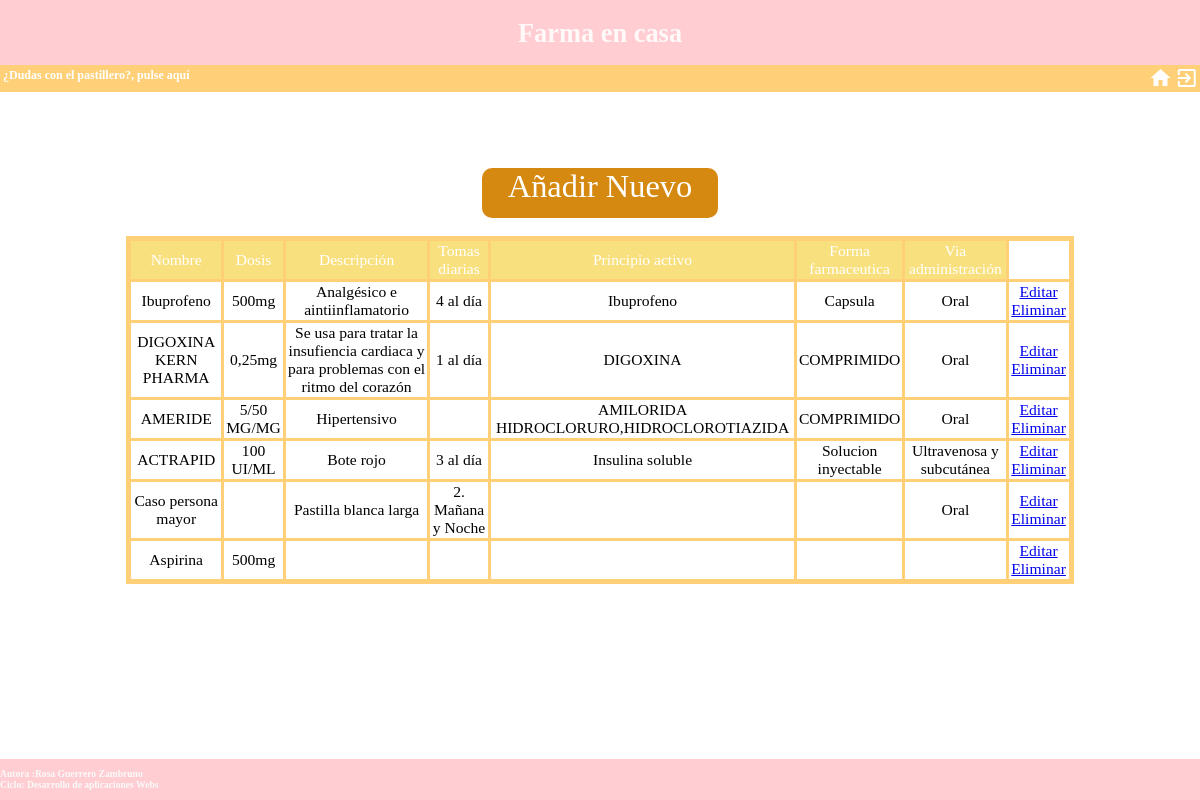
Screenshot of /pastillero/busqueda_db.php (signed in) with the database file from the repository.
### tables this page shows
CREATE TABLE `pillbox` (
  `id` int(11) NOT NULL,
  `usuario_id` int(11) DEFAULT NULL,
  `nombre` varchar(100) NOT NULL,
  `dosis` varchar(20) DEFAULT NULL,
  `descripcion` varchar(255) DEFAULT NULL,
  `tomas_diarias` varchar(30) DEFAULT NULL,
  `principio_activo` varchar(50) DEFAULT NULL,
  `forma_farmaceutica` varchar(50) DEFAULT NULL,
  `via_administracion` varchar(50) DEFAULT NULL
);

### pastillero/busqueda_db.php (the view, shortened to what this page needs)
    <?php
    if (isset($_SESSION['user_id'])) {
        $user_id = $_SESSION['user_id'];
    } else {
    }
    ?>
<!DOCTYPE html>
<html>
    <head>
        <link rel="stylesheet" href="../assets/css/busqueda.css">
    </head>
    <body>
    <titulo>
    <div class="contenedor-titulo">
       <h1 class="titulo1">Farma en casa</h1>
    </div>
    <div class="banda-color">
    <a href="../logout.php"><i class="material-icons">exit_to_app</i></a>
    <a href="../home.php"><i class="material-icons">home</i></a>
    <a class='infopasti' href="./infoPastillero.php"> ¿Dudas con el pastillero?, pulse aquí</a>
    </div>
  </titulo>
        <center>
            <br>
            <div class="anadirPastilla">
                    <a href="nuevo.php">Añadir Nuevo</a>
            </div>
            <br>
            <div class="tablaPastillero">
                    <table border="1" >
                        <tr class="tr1">
                            <td>Nombre</td>
                            <td>Dosis</td>
                            <td>Descripción</td>
                            <td>Tomas diarias</td>
                            <td>Principio activo</td>
                            <td>Forma farmaceutica</td>
                            <td>Via administración</td>
                        </tr>
                        <?php
                            $cnx = mysqli_connect("localhost", "root", "", "trabajofingrado");
                            $sql = "SELECT * FROM pillbox WHERE usuario_id = '$user_id'";
                            $rta = mysqli_query($cnx, $sql);
                            while ($mostrar = mysqli_fetch_row($rta)) {
                        ?>
                            <tr>
                                <td><?php echo $mostrar[2] ?></td>
                                <td><?php echo $mostrar[3] ?></td>
                                <td><?php echo $mostrar[4] ?></td>
                                <td><?php echo $mostrar[5] ?></td>
                                <td><?php echo $mostrar[6] ?></td>
                                <td><?php echo $mostrar[7] ?></td>
                                <td><?php echo $mostrar[8] ?></td>
                                <td>
                                    <a href="editar.php?
                                    id=<?php echo $mostrar[0] ?> &
                                    nombre=<?php echo $mostrar[2] ?> &
                                    dosis=<?php echo $mostrar[3] ?> &
                                    descr=<?php echo $mostrar[4] ?> &
                                    tomas=<?php echo $mostrar[5] ?> &
                                    ppio_activo=<?php echo $mostrar[6] ?> &
                                    forma=<?php echo $mostrar[7] ?> &
                                    via=<?php echo $mostrar[8] ?> &
                                    ">Editar</a>
                                    <a href="delete.php? id=<?php echo $mostrar[0] ?>">Eliminar</a>
                                </td>
                            </tr>
                            <?php
                            }
                            ?>
                    </table>
            </div>
        </center>
        <footer>
            <p class="authorInfo">Autora :Rosa Guerrero Zambruno<br>Ciclo: Desarrollo de aplicaciones Webs</p>
        </footer>
    </body>
</html>

### assets/css/busqueda.css (style rules this page uses)
titulo { background-color: #FFCDD2; color: rgb(255, 249, 249); font-size: 1.1vw; font-family: RoxboroughCF; font-weight: bold; position: fixed; top: 0; left: 0; width: 100%; height: fit-content; }
.contenedor-titulo { display: flex; justify-content: center; align-items:flex-start; height: 65px; }
.titulo1 { text-align: center; }
.banda-color { background-color: #FFD077; margin-top: 0px; height: 27px; text-align: right; }
footer { background-color: #FFCDD2; color: hsl(0, 0%, 98%); font-size: 0.8vw; font-weight: bold; position: fixed; bottom:0; left:0; width: 100%; height: fit-content; }
center { margin-top: 150px; margin-bottom: 200px; }
.material-icons { float: right; color: white; text-decoration: none; padding: 0.1%; }
.tablaPastillero table { width: 80%; border-collapse: collapse; border:#FFD077 5px solid; }
.tablaPastillero td { border:#FFD077 3px solid; }
.anadirPastilla { background-color: #D68910; width: 20%; border-radius: 10px 10px 10px 10px; height: 50px; }
.anadirPastilla a { font-size: 2.7vw; color: white; text-decoration: none; }
.tr1 { background-color: #f9e07f; color: white; }
.infopasti { float: left; font-size: 1vw; text-decoration: none; color: white; margin-top: 2.7px; margin-left: 3px; }

### rows the page displays
pillbox: nombre "Ibuprofeno", dosis "500mg", descripcion "Analgésico e aintiinflamatorio", tomas_diarias "4 al día", principio_activo "Ibuprofeno", forma_farmaceutica "Capsula", via_administracion "Oral"
pillbox: nombre "DIGOXINA KERN PHARMA", dosis "0,25mg", descripcion "Se usa para tratar la insufiencia cardiaca y para problemas con el ritmo del corazón", tomas_diarias "1 al día", principio_activo "DIGOXINA", forma_farmaceutica "COMPRIMIDO", via_administracion "Oral"
pillbox: nombre "AMERIDE", dosis "5/50 MG/MG", descripcion "Hipertensivo", principio_activo "AMILORIDA HIDROCLORURO,HIDROCLOROTIAZIDA", forma_farmaceutica "COMPRIMIDO", via_administracion "Oral"
pillbox: nombre "ACTRAPID", dosis "100 UI/ML", descripcion "Bote rojo", tomas_diarias "3 al día", principio_activo "Insulina soluble", forma_farmaceutica "Solucion inyectable", via_administracion "Ultravenosa y subcutánea"
pillbox: nombre "Caso persona mayor", descripcion "Pastilla blanca larga", tomas_diarias "2. Mañana y Noche", via_administracion "Oral"
pillbox: nombre "Aspirina", dosis "500mg"
